Frame 1 (no input): blank canvas, image omitted
Frame 60 (no input): blank canvas, image omitted
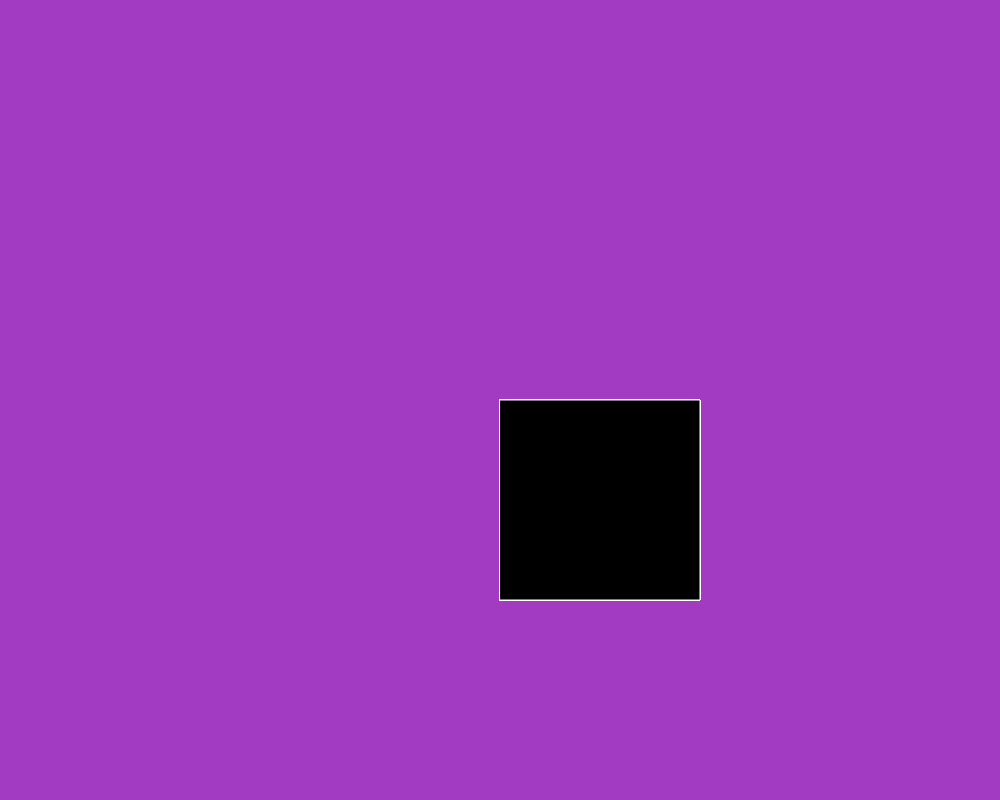
Frame 120 (the mouse pressed at the canvas centre since frame 60)

The p5.js sketch whose frames 1 and 60 were blank and that drew this single picture after the mouse press (run headless with seeded random() and noise() and a simulated clock; from frame 60 on, the mouse is pressed at the canvas centre):

// p5.js sketch
// ── sketch.js
function setup() {
  createCanvas(1000, 800);
background("rgb(162,59,194)");
}
function draw() {
  
  
  fill("black");
  stroke("white");
  if (mouseIsPressed)
  rect(mouseX,mouseY,200,200);
}
